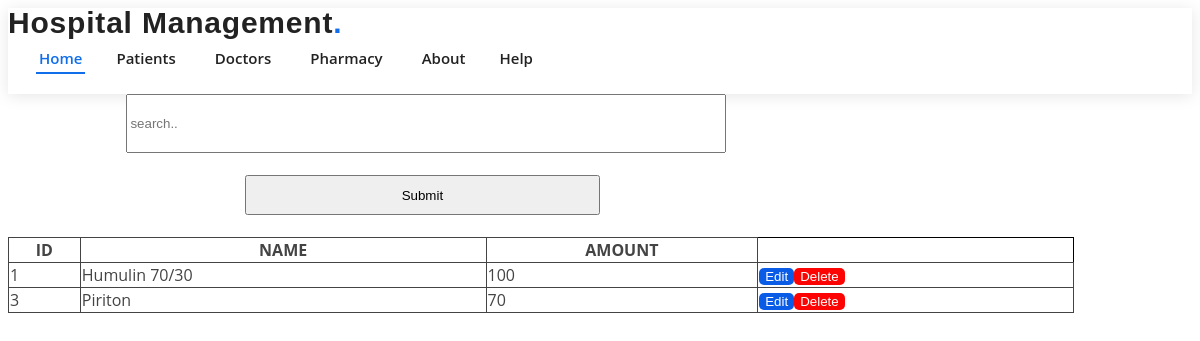
The app's page /main/view_inventory/ with its own data.
### main/models.py (models this page shows, shortened)
class Medicine(models.Model):
    name = models.CharField(max_length=70)
    amount = models.IntegerField(default=0)

### main/views.py (the view)
# urls.py: path('view_inventory/',views.view_inventory,name='view_inventory'),
def view_inventory(request):
    return render(request,'home/view_inventory.html',{'drugs':Medicine.objects.all()})

### main/templates/home/view_inventory.html (shortened to what this page needs)
{%extends 'base.html'%}
{%block body%}
<form action="{%url 'search_inventory'%}" method="post">
<input type="text" placeholder="search.." name="search_inventory" list="doctors" class="text-input"><br><br>
<input type="submit" class="btn-primary"><br><br>
</form>
<table>
    <thead>
        <th>ID</th>
        <th>NAME</th>
        <th>AMOUNT</th>
    </thead>
    <tbody>
        {%for doctor in drugs%}
        <tr>
            <td>{{doctor.id}}</td>
            <td>{{doctor.name}}</td>
            <td>{{doctor.amount}}</td>
            <td><a href="{%url 'edit_inventory' doctor.id%}"><button class="btn-edit">Edit</button></a><a href="{%url 'remove_inventory' doctor.id%}"><button class="btn-delete">Delete</button></a></td>
        </tr>
        {%endfor%}
    </tbody>
</table>
{%endblock%}

### main/static/styles.css (style rules this page uses)
body { font-family: "Open Sans", sans-serif; color: #444444; }
a { color: #106eea; text-decoration: none; }
.text-input { width: 50%; height: 40pt; }

### main/templates/home/view_inventory.html (style rules this page uses)
.btn-edit { border: none; color: white; background-color: rgb(10, 91, 230); border-radius: 5px; cursor: pointer; }
.btn-delete { background-color: rgb(252, 4, 4); color: white; border-radius: 5px; cursor: pointer; border: none; }
.text-input { width: 50%; height: 40pt; margin-left: 10%; }
.btn-primary { width: 30%; height: 30pt; margin-left: 20% }
table { border: 0.5px solid; width: 90%; border-color: black; border-collapse: collapse; }
th,td { border: 1px solid; border-collapse: collapse; }

### records on screen
Medicine: id "1", name "Humulin 70/30", amount "100"
Medicine: id "3", name "Piriton", amount "70"
